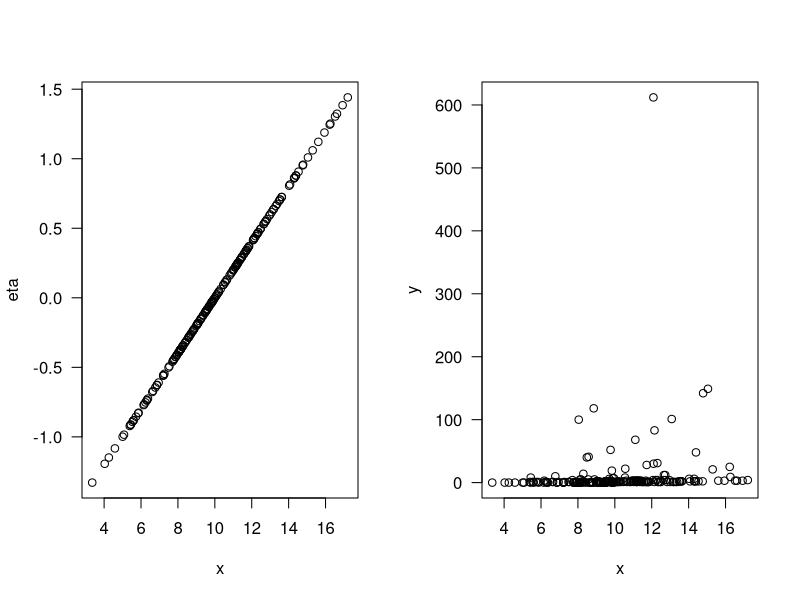

This chart was generated by the following R code:
set.seed(1)
x = rnorm(200, 10, 3)
eta = -2 + 0.2*x
y = floor(exp(eta + rnbinom(200, 1, mu=.8)))
par(mfrow=c(1,2))
plot(x, eta, las=1)
plot(x, y, las=1)
##
m = glm(y~x, family="poisson")
summary(m)

# Here the overdispersion is serious, and we can not trust the model estimates. In this case, we need an
# alternative link function that allows the variance to increase more than the mean. The negative binomial
# distribution is a good option.

library(MASS)
m = glm.nb(y~x)
summary(m)
